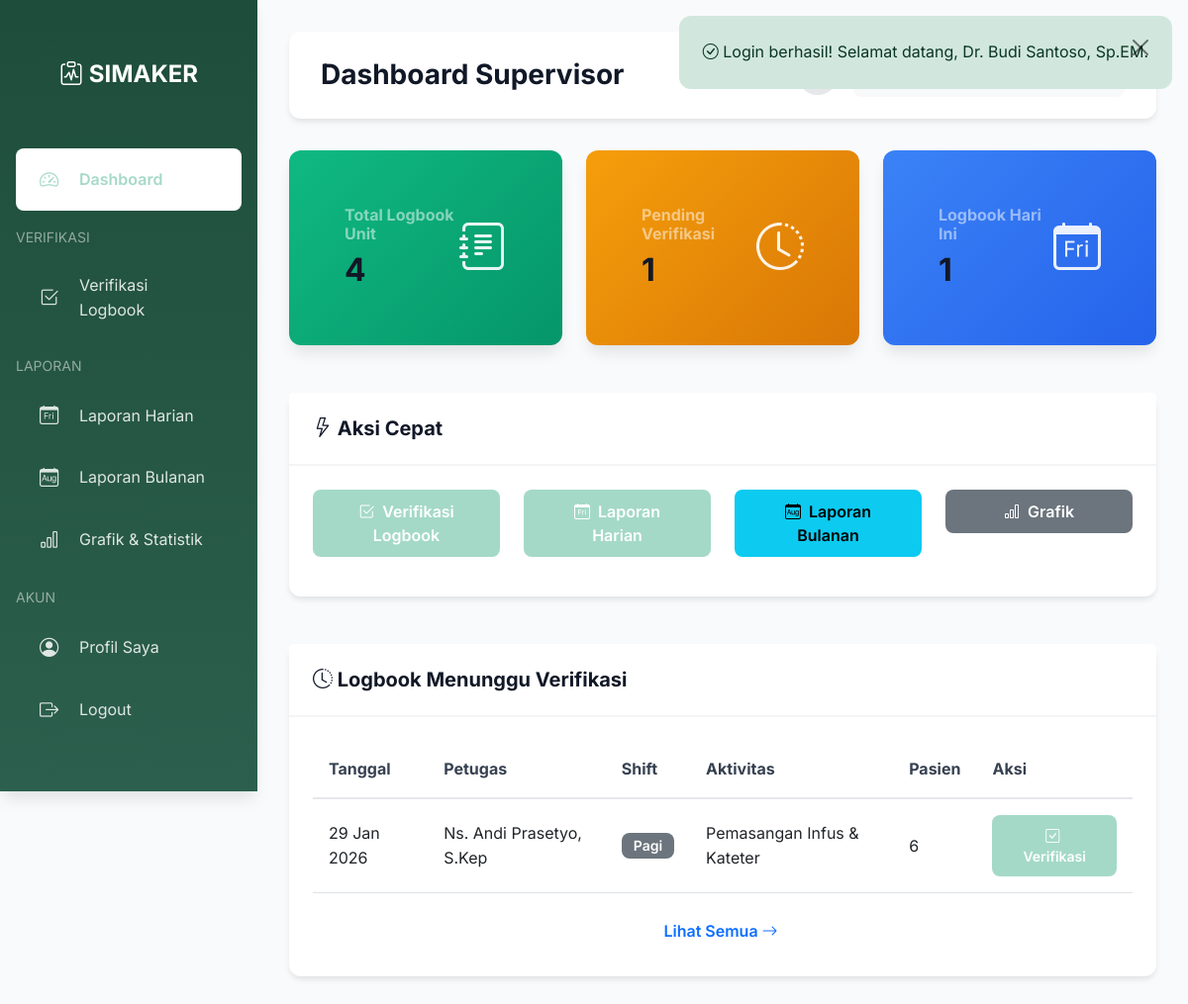
Page /modules/supervisor/dashboard.php (signed in) on the committed database.
### tables this page shows
CREATE TABLE logbooks (
    id INT AUTO_INCREMENT PRIMARY KEY,
    user_id INT NOT NULL,
    logbook_date DATE NOT NULL,
    shift_id INT NOT NULL,
    unit_id INT NOT NULL,
    activity_title VARCHAR(255) NOT NULL,
    activity_description TEXT NOT NULL,
    patient_count INT DEFAULT 0,
    attachment_file VARCHAR(255) DEFAULT NULL,
    verification_status ENUM('pending', 'approved', 'rejected') DEFAULT 'pending',
    created_at TIMESTAMP DEFAULT CURRENT_TIMESTAMP,
    updated_at TIMESTAMP DEFAULT CURRENT_TIMESTAMP ON UPDATE CURRENT_TIMESTAMP,
    FOREIGN KEY (user_id) REFERENCES users(id) ON DELETE CASCADE,
    FOREIGN KEY (shift_id) REFERENCES shifts(id) ON DELETE RESTRICT,
    FOREIGN KEY (unit_id) REFERENCES units(id) ON DELETE RESTRICT,
    INDEX idx_user_date (user_id, logbook_date),
    INDEX idx_verification_status (verification_status),
    INDEX idx_logbook_date (logbook_date)
);

CREATE TABLE users (
    id INT AUTO_INCREMENT PRIMARY KEY,
    username VARCHAR(50) UNIQUE NOT NULL,
    email VARCHAR(100) UNIQUE NOT NULL,
    password VARCHAR(255) NOT NULL,
    role_id INT NOT NULL,
    unit_id INT NULL,
    full_name VARCHAR(100) NOT NULL,
    phone VARCHAR(20),
    avatar VARCHAR(255) DEFAULT NULL,
    is_active BOOLEAN DEFAULT 1,
    created_at TIMESTAMP DEFAULT CURRENT_TIMESTAMP,
    updated_at TIMESTAMP DEFAULT CURRENT_TIMESTAMP ON UPDATE CURRENT_TIMESTAMP,
    FOREIGN KEY (role_id) REFERENCES roles(id) ON DELETE RESTRICT,
    FOREIGN KEY (unit_id) REFERENCES units(id) ON DELETE SET NULL
);

CREATE TABLE shifts (
    id INT AUTO_INCREMENT PRIMARY KEY,
    shift_name VARCHAR(50) UNIQUE NOT NULL,
    start_time TIME NOT NULL,
    end_time TIME NOT NULL,
    description TEXT
);

### config/database.php (called while the page is built, shortened)
<?php
class Database {
    private static $instance = null;
    private $connection;
    private function __construct() {
        try {
            $dsn = "mysql:host=" . DB_HOST . ";dbname=" . DB_NAME . ";charset=" . DB_CHARSET;
            $options = [
                PDO::ATTR_ERRMODE => PDO::ERRMODE_EXCEPTION,
                PDO::ATTR_DEFAULT_FETCH_MODE => PDO::FETCH_ASSOC,
                PDO::ATTR_EMULATE_PREPARES => false,
            ];
            $this->connection = new PDO($dsn, DB_USER, DB_PASS, $options);
        } catch (PDOException $e) {
            die("Connection failed: " . $e->getMessage());
        }
    }
    public static function getInstance() {
        if (self::$instance === null) {
            self::$instance = new self();
        }
        return self::$instance;
    }
    public function getConnection() {
        return $this->connection;
    }
}
function db() {
    return Database::getInstance()->getConnection();
}
function query($sql, $params = []) {
    $db = db();
    $stmt = $db->prepare($sql);
    $stmt->execute($params);
    return $stmt;
}
function fetchAll($sql, $params = []) {
    $stmt = query($sql, $params);
    return $stmt->fetchAll();
}
function fetchOne($sql, $params = []) {
    $stmt = query($sql, $params);
    return $stmt->fetch();
}
function countRecords($table, $where = '1=1', $params = []) {
    $sql = "SELECT COUNT(*) as count FROM $table WHERE $where";
    $result = fetchOne($sql, $params);
    return $result['count'] ?? 0;
}

### includes/functions.php (called while the page is built, shortened)
<?php
require_once __DIR__ . '/security.php';
function formatDate($date, $format = 'd M Y') {
    return date($format, strtotime($date));
}
function truncate($text, $length = 100, $suffix = '...') {
    if (strlen($text) <= $length) {
        return $text;
    }
    return substr($text, 0, $length) . $suffix;
}

### includes/security.php (called while the page is built, shortened)
<?php
function escapeHtml($text) {
    return htmlspecialchars($text, ENT_QUOTES, 'UTF-8');
}

### modules/supervisor/dashboard.php (the view, shortened to what this page needs)
<?php
require_once __DIR__ . '/../../config/database.php';
require_once __DIR__ . '/../../includes/functions.php';
$unitId = $_SESSION['unit_id'];
$totalLogbooks = countRecords('logbooks', 'unit_id = :unit_id', ['unit_id' => $unitId]);
$pendingVerification = countRecords('logbooks', 'unit_id = :unit_id AND verification_status = :status', [
    'unit_id' => $unitId,
    'status' => 'pending'
]);
$todayLogbooks = countRecords('logbooks', 'unit_id = :unit_id AND logbook_date = :date', [
    'unit_id' => $unitId,
    'date' => date('Y-m-d')
]);
$pendingLogbooks = fetchAll(
    "SELECT l.*, u.full_name, s.shift_name, un.unit_name
     FROM logbooks l
     JOIN users u ON l.user_id = u.id
     JOIN shifts s ON l.shift_id = s.id
     JOIN units un ON l.unit_id = un.id
     WHERE l.unit_id = :unit_id AND l.verification_status = 'pending'
     ORDER BY l.logbook_date DESC, l.created_at DESC
     LIMIT 10",
    ['unit_id' => $unitId]
);
require_once __DIR__ . '/../../layouts/header.php';
require_once __DIR__ . '/../../layouts/sidebar-supervisor.php';
?>
<div class="row">
    <div class="col-md-4 col-sm-6 mb-4">
        <div class="card stat-card" style="background: linear-gradient(135deg, #10b981 0%, #059669 100%);">
            <div class="card-body text-white">
                <div class="d-flex justify-content-between align-items-center">
                    <div>
                        <h6 class="text-white-50 mb-2">Total Logbook Unit</h6>
                        <h2 class="mb-0"><?= $totalLogbooks ?></h2>
                    </div>
                    <div class="icon">
                        <i class="bi bi-journal-text"></i>
                    </div>
                </div>
            </div>
        </div>
    </div>
    <div class="col-md-4 col-sm-6 mb-4">
        <div class="card stat-card" style="background: linear-gradient(135deg, #f59e0b 0%, #d97706 100%);">
            <div class="card-body text-white">
                <div class="d-flex justify-content-between align-items-center">
                    <div>
                        <h6 class="text-white-50 mb-2">Pending Verifikasi</h6>
                        <h2 class="mb-0"><?= $pendingVerification ?></h2>
                    </div>
                    <div class="icon">
                        <i class="bi bi-clock-history"></i>
                    </div>
                </div>
            </div>
        </div>
    </div>
    <div class="col-md-4 col-sm-6 mb-4">
        <div class="card stat-card" style="background: linear-gradient(135deg, #3b82f6 0%, #2563eb 100%);">
            <div class="card-body text-white">
                <div class="d-flex justify-content-between align-items-center">
                    <div>
                        <h6 class="text-white-50 mb-2">Logbook Hari Ini</h6>
                        <h2 class="mb-0"><?= $todayLogbooks ?></h2>
                    </div>
                    <div class="icon">
                        <i class="bi bi-calendar-day"></i>
                    </div>
                </div>
            </div>
        </div>
    </div>
</div>
<div class="row mb-4">
    <div class="col-12">
        <div class="card">
            <div class="card-header">
                <h5 class="mb-0"><i class="bi bi-lightning"></i> Aksi Cepat</h5>
            </div>
            <div class="card-body">
                <div class="row">
                    <div class="col-md-3 mb-3">
                        <a href="<?= APP_URL ?>/modules/supervisor/verification/index.php" class="btn btn-emerald w-100">
                            <i class="bi bi-check2-square"></i> Verifikasi Logbook
                        </a>
                    </div>
                    <div class="col-md-3 mb-3">
                        <a href="<?= APP_URL ?>/modules/supervisor/reports/daily.php" class="btn btn-primary w-100">
                            <i class="bi bi-calendar-day"></i> Laporan Harian
                        </a>
                    </div>
                    <div class="col-md-3 mb-3">
                        <a href="<?= APP_URL ?>/modules/supervisor/reports/monthly.php" class="btn btn-info w-100">
                            <i class="bi bi-calendar-month"></i> Laporan Bulanan
                        </a>
                    </div>
                    <div class="col-md-3 mb-3">
                        <a href="<?= APP_URL ?>/modules/supervisor/charts.php" class="btn btn-secondary w-100">
                            <i class="bi bi-bar-chart"></i> Grafik
                        </a>
                    </div>
                </div>
            </div>
        </div>
    </div>
</div>
<div class="row">
    <div class="col-12">
        <div class="card">
            <div class="card-header">
                <h5 class="mb-0"><i class="bi bi-clock-history"></i> Logbook Menunggu Verifikasi</h5>
            </div>
            <div class="card-body">
                <?php if (empty($pendingLogbooks)): ?>
                    <div class="alert alert-success mb-0">
                        <i class="bi bi-check-circle"></i> Semua logbook sudah terverifikasi!
                    </div>
                <?php else: ?>
                <div class="table-responsive">
                    <table class="table table-hover">
                        <thead>
                            <tr>
                                <th>Tanggal</th>
                                <th>Petugas</th>
                                <th>Shift</th>
                                <th>Aktivitas</th>
                                <th>Pasien</th>
                                <th>Aksi</th>
                            </tr>
                        </thead>
                        <tbody>
                            <?php foreach ($pendingLogbooks as $log): ?>
                            <tr>
                                <td><?= formatDate($log['logbook_date']) ?></td>
                                <td><?= escapeHtml($log['full_name']) ?></td>
                                <td><span class="badge bg-secondary"><?= escapeHtml($log['shift_name']) ?></span></td>
                                <td><?= escapeHtml(truncate($log['activity_title'], 50)) ?></td>
                                <td><?= $log['patient_count'] ?></td>
                                <td>
                                    <a href="<?= APP_URL ?>/modules/supervisor/verification/process.php?id=<?= $log['id'] ?>" class="btn btn-sm btn-emerald">
                                        <i class="bi bi-check-square"></i> Verifikasi
                                    </a>
                                </td>
                            </tr>
                            <?php endforeach; ?>
                        </tbody>
                    </table>
                </div>
                <div class="text-center mt-3">
                    <a href="<?= APP_URL ?>/modules/supervisor/verification/index.php" class="btn btn-outline-primary">
                        Lihat Semua <i class="bi bi-arrow-right"></i>
                    </a>
                </div>
                <?php endif; ?>
            </div>
        </div>
    </div>
</div>
</div>
<?php require_once __DIR__ . '/../../layouts/footer.php'; ?>

### assets/css/style.css (style rules this page uses)
:root { --primary: #0a98695e; --primary-dark: #0a98695e; --primary-darker: #0a98695e; --primary-light: #0a98695e; --primary-lighter: #0a98695e; --gray-50: #f9fafb; --gray-100: #f3f4f6; --gray-200: #e5e7eb; --gray-300: #d1d5db; --gray-400: #9ca3af; --gray-500: #6b7280; --gray-600: #4b5563; --gray-700: #374151; --gray-800: #1f2937; --gray-900: #111827; --success: #10b981; --warning: #f59e0b; --danger: #ef4444; --info: #3b82f6; --spacing-xs: 0.25rem; --spacing-sm: 0.5rem; --spacing-md: 1rem; --spacing-lg: 1.5rem; --spacing-xl: 2rem; --radius-sm: 0.375rem; --radius-md: 0.5rem; --radius-lg: 0.75rem; --radius-xl: 1rem; --shadow-sm: 0 1px 2px 0 rgb(0 0 0 / 0.05); --shadow-md: 0 4px 6px -1px rgb(0 0 0 / 0.1); --shadow-lg: 0 10px 15px -3px rgb(0 0 0 / 0.1); --shadow-xl: 0 20px 25px -5px rgb(0 0 0 / 0.1); }
* { margin: 0; padding: 0; box-sizing: border-box; }
body { font-family: 'Inter', -apple-system, BlinkMacSystemFont, 'Segoe UI', Roboto, 'Helvetica Neue', Arial, sans-serif; line-height: 1.6; color: var(--gray-800); background-color: var(--gray-50); min-height: 100vh; }
h1, h2, h3, h4, h5, h6 { color: var(--gray-900); font-weight: 700; line-height: 1.2; margin-bottom: var(--spacing-md); }
h2 { font-size: 2rem; }
h5 { font-size: 1.25rem; }
h6 { font-size: 1rem; }
.btn-primary { background-color: var(--primary); border-color: var(--primary); }
.card { border: none; border-radius: var(--radius-lg); box-shadow: var(--shadow-md); margin-bottom: var(--spacing-lg); transition: all 0.3s ease; }
.card-header { background-color: white; border-bottom: 2px solid var(--gray-100); padding: var(--spacing-lg); font-weight: 600; color: var(--gray-800); }
.card-body { padding: var(--spacing-lg); }
.stat-card { background: linear-gradient(135deg, var(--primary) 0%, var(--primary-dark) 100%); color: white; padding: var(--spacing-xl); border-radius: var(--radius-lg); box-shadow: var(--shadow-lg); transition: all 0.3s ease; }
.stat-card .icon { font-size: 3rem; opacity: 0.9; }
.btn { padding: 0.625rem 1.5rem; border-radius: var(--radius-md); font-weight: 600; transition: all 0.3s ease; border: none; }
.btn i { margin-right: var(--spacing-xs); }
.btn-emerald { background-color: var(--primary); color: white; }
.table { margin-bottom: 0; }
.table thead { background-color: var(--gray-50); }
.table thead th { font-weight: 700; color: var(--gray-700); border-bottom: 2px solid var(--gray-200); padding: var(--spacing-md); }
.table tbody tr { transition: all 0.2s ease; }
.table tbody td { padding: var(--spacing-md); vertical-align: middle; }
.badge { padding: 0.375rem 0.75rem; border-radius: var(--radius-md); font-weight: 600; font-size: 0.875rem; }
.mb-0 { margin-bottom: 0 !important; }
.mt-3 { margin-top: 1rem !important; }
.mb-2 { margin-bottom: 0.5rem !important; }
.mb-3 { margin-bottom: 1rem !important; }
.mb-4 { margin-bottom: 1.5rem !important; }

### assets/css/dark-mode.css (style rules this page uses)
body, .card, .table-container, .form-control, .form-select, .btn, .top-navbar { transition: background-color 0.3s ease, color 0.3s ease, border-color 0.3s ease; }

### rows in the picture
logbooks: logbook_date "29 Jan 2026", user.full_name "Ns. Andi Prasetyo, S.Kep", shift.shift_name "Pagi", activity_title "Pemasangan Infus & Kateter", patient_count "6"

### other values in the picture
escapeHtml($flash['message']) "Login berhasil! Selamat datang, Dr. Budi Santoso, Sp.EM."
escapeHtml($pageTitle) "Dashboard Supervisor"
$totalLogbooks "4"
$pendingVerification "1"
$todayLogbooks "1"
